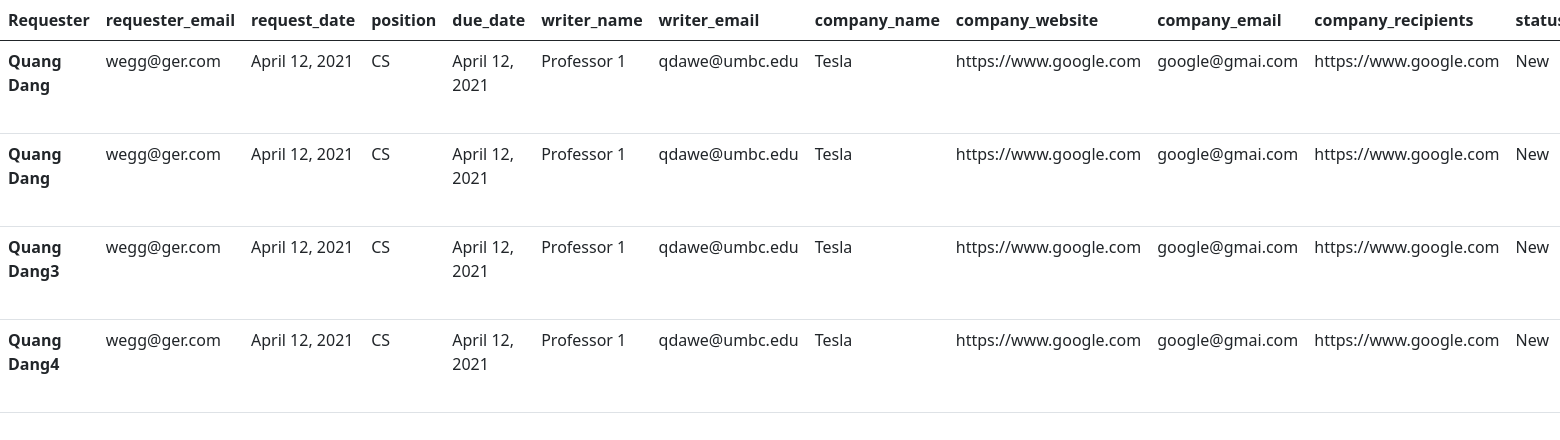
The app's page /request_view/ with its own data.
### LOR/models.py (models this page shows, shortened)
class RequestModel(models.Model):
    requester = models.CharField(max_length=100, blank=False, null=False, default="")
    requester_email = models.EmailField(max_length=200, blank=True, null=True)
    request_date = models.DateField(max_length=100, blank=False, null=False, default=now)
    position = models.CharField(max_length=100, blank=True, null=True)
    due_date = models.DateField(max_length=100, blank=False, null=False)
    writer_name = models.CharField(max_length=100, blank=False, null=False, choices=Proffesors)
    writer_email = models.EmailField(max_length=200, blank=True, null=True)
    company_name = models.CharField(max_length=100, blank=False, null=False, default= "")
    company_website = models.URLField(max_length=100, blank=True, null=True)
    company_email = models.EmailField(max_length=100, blank=True, null=True)
    company_recipients = models.CharField(max_length=200, blank=True, null=True)
    status = models.CharField(max_length=20, blank=False, null=False, choices=Status, default='New')
    cv = models.URLField(max_length=100, blank=True, null=True)
    resume = models.URLField(max_length=100, blank=True, null=True)
    transcript = models.URLField(max_length=100, blank=True, null=True)
    additional_info = models.TextField(max_length=1000, blank=True, null=True)
    requester_fk = models.ForeignKey(User, unique=True, blank=True, null=True,
                                     related_name="related_requestmodel_requester_id", on_delete=models.CASCADE)
    writer_fk = models.ForeignKey(User, unique=True, blank=True, null=True,
                                  related_name="related_requestmodel_writer_id", on_delete=models.CASCADE)

### requestor_manage/views.py (the view)
# urls.py: path('request_view/', views.request_view, name='request_view'),
def request_view(request):
    forms = RequestModel.objects.all()
    obj = {
        'obj':forms
    }
    return render(request,"requestor_manage/request_view.html", obj);

### requestor_manage/templates/requestor_manage/request_view.html (shortened to what this page needs)
<!DOCTYPE html>
<html lang="en-US">
<head>
    <link href="https://cdn.jsdelivr.net/npm/bootstrap@5.0.0-beta3/dist/css/bootstrap.min.css" rel="stylesheet">
</head>
<body>
<table class="table">
  <thead>
    <tr>
      <th scope="col">Requester</th>
      <th scope="col">requester_email</th>
      <th scope="col">request_date</th>
      <th scope="col">position</th>
      <th scope="col">due_date</th>
      <th scope="col">writer_name</th>
      <th scope="col">writer_email</th>
      <th scope="col">company_name</th>
      <th scope="col">company_website</th>
      <th scope="col">company_email</th>
      <th scope="col">company_recipients</th>
      <th scope="col">status</th>
    </tr>
  </thead>
  <tbody>
   {% for object in obj %}
    <tr>
      <th scope="row">{{ object.requester }}</th>
      <td>{{object.requester_email }}</td>
      <td>{{object.request_date }}</td>
      <td>{{object.position }}</td>
      <td>{{object.due_date }}</td>
      <td>{{object.writer_name }}</td>
      <td>{{object.writer_email }}</td>
      <td>{{object.company_name }}</td>
      <td>{{object.company_website }}</td>
      <td>{{object.company_email }}</td>
      <td>{{object.company_recipients }}</td>
      <td>{{object.status }}</td>
    </tr>
  {% endfor %}
</body>
</html>

### records on screen
RequestModel: requester "Quang Dang", requester_email "wegg@ger.com", request_date "April 12, 2021", position "CS", due_date "April 12, 2021", writer_name "Professor 1", writer_email "qdawe@umbc.edu", company_name "Tesla", company_website "https://www.google.com", company_email "google@gmai.com", company_recipients "https://www.google.com", status "New"
RequestModel: requester "Quang Dang", requester_email "wegg@ger.com", request_date "April 12, 2021", position "CS", due_date "April 12, 2021", writer_name "Professor 1", writer_email "qdawe@umbc.edu", company_name "Tesla", company_website "https://www.google.com", company_email "google@gmai.com", company_recipients "https://www.google.com", status "New"
RequestModel: requester "Quang Dang3", requester_email "wegg@ger.com", request_date "April 12, 2021", position "CS", due_date "April 12, 2021", writer_name "Professor 1", writer_email "qdawe@umbc.edu", company_name "Tesla", company_website "https://www.google.com", company_email "google@gmai.com", company_recipients "https://www.google.com", status "New"
RequestModel: requester "Quang Dang4", requester_email "wegg@ger.com", request_date "April 12, 2021", position "CS", due_date "April 12, 2021", writer_name "Professor 1", writer_email "qdawe@umbc.edu", company_name "Tesla", company_website "https://www.google.com", company_email "google@gmai.com", company_recipients "https://www.google.com", status "New"
